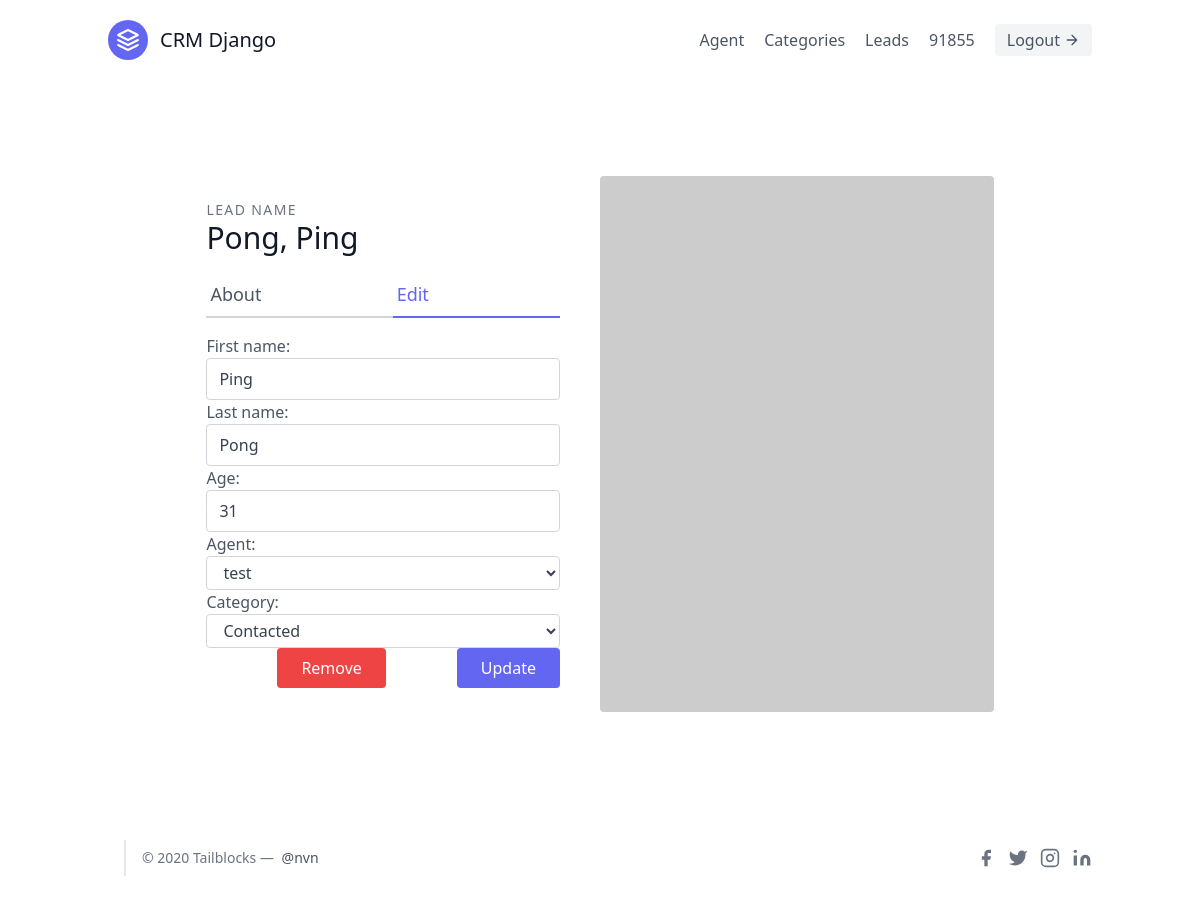
The app's page /leads/3/update (signed in) with its own data.
### leads/models.py (models this page shows, shortened)
class User(AbstractUser):
    is_organisor = models.BooleanField(default=True)
    is_agent = models.BooleanField(default=False)

class Lead(models.Model):
    SOURCE_CHOICES = (
        ('YT', 'YouTube'),
        ('GOOG', 'Google'),
        ('NL', 'Newsletter'),
        ('YAH', 'Yahoo')
    )
    first_name = models.CharField(max_length=20)
    last_name = models.CharField(max_length=20)
    age = models.IntegerField(default=0)
    phoned = models.BooleanField(default=False)
    source = models.CharField(max_length=5, choices= SOURCE_CHOICES)
    profile_pic = models.ImageField(blank=True, null=True)
    special_files = models.FileField(blank=True, null=True)
    organisation = models.ForeignKey(UserProfile, on_delete=models.CASCADE)
    agent = models.ForeignKey("Agent", null=True, blank=True, on_delete=models.SET_NULL)
    category = models.ForeignKey("Category", related_name='leads', null=True, blank=True, on_delete=models.SET_NULL)

### leads/views.py (the view, shortened to what this page needs)
# urls.py: path('<int:pk>/update', LeadUpdateView.as_view(), name='lead-update'),
class LeadUpdateView(OrganisorAndLoginRequiredMixin,UpdateView):
    template_name = "leads/lead-update.html"
    queryset = Lead.objects.all()
    form_class = LeadModelForm
    def get_queryset(self):
        user = self.request.user
        queryset = Lead.objects.filter(organisation=user.userprofile)
        return queryset

### agents/mixins.py (called while the page is built)
    def dispatch(self, request, *args, **kwargs):
        if not request.user.is_authenticated or not request.user.is_organisor:
            return redirect("leads:lead-list")
        return super().dispatch(request, *args, **kwargs)

### leads/models.py (called while the page is built)
    def __str__(self):
        return self.user.username

    def __str__(self):
        return self.name

### leads/templates/leads/lead-update.html (shortened to what this page needs)
{% extends 'base.html' %}
{% block content %}
    <section class="text-gray-600 body-font overflow-hidden">
        <div class="container px-5 py-24 mx-auto">
        <div class="lg:w-4/5 mx-auto flex flex-wrap">
            <div class="lg:w-1/2 w-full lg:pr-10 lg:py-6 mb-6 lg:mb-0">
            <h2 class="text-sm title-font text-gray-500 tracking-widest">LEAD NAME</h2>
            <h1 class="text-gray-900 text-3xl title-font font-medium mb-4">{{ lead.last_name }}, {{ lead.first_name }}</h1>
            <div class="flex mb-4">
                <a href="{% url 'leads:lead-detail' lead.id %}" class="flex-grow border-b-2 border-gray-300 py-2 text-lg px-1">About</a>
                <a href="{% url 'leads:lead-update' lead.id %}" class="flex-grow text-indigo-500 border-b-2 border-indigo-500 py-2 text-lg px-1">Edit</a>
            </div>
            <form method="POST" action="">
                {{ form.as_p }}
                <div class="flex">
                    <a href="{% url 'leads:lead-delete' lead.id %}" class="flex ml-auto text-white bg-red-500 border-0 py-2 px-6 focus:outline-none hover:bg-red-600 rounded">
                        Remove
                    </a>
                    <button type="submit" class="flex ml-auto text-white bg-indigo-500 border-0 py-2 px-6 focus:outline-none hover:bg-indigo-600 rounded">
                        Update
                    </button>
                </div>
            </form>
            </div>
            <img alt="ecommerce" class="lg:w-1/2 w-full lg:h-auto h-64 object-cover object-center rounded" src="https://dummyimage.com/400x400">
        </div>
        </div>
    </section>
{% endblock content %}

### templates/navbar.html (shortened to what this page needs)
<header class="text-gray-600 body-font">
    <div class="container mx-auto flex flex-wrap p-5 flex-col md:flex-row items-center">
      <a href="{% url 'landing-page' %}" class="flex title-font font-medium items-center text-gray-900 mb-4 md:mb-0">
        <svg xmlns="http://www.w3.org/2000/svg" fill="none" stroke="currentColor" stroke-linecap="round" stroke-linejoin="round" stroke-width="2" class="w-10 h-10 text-white p-2 bg-indigo-500 rounded-full" viewBox="0 0 24 24">
          <path d="M12 2L2 7l10 5 10-5-10-5zM2 17l10 5 10-5M2 12l10 5 10-5"></path>
        </svg>
        <span class="ml-3 text-xl">CRM Django</span>
      </a>
      {% if request.user.is_authenticated %}
        <nav class="md:ml-auto flex flex-wrap items-center text-base justify-center">
          {% if request.user.is_organisor %}
          <a href="{% url 'agents:agent-list' %}" class="mr-5 hover:text-gray-900">Agent</a>
          {% endif %}
          <a href="{% url 'leads:categories' %}" class="mr-5 hover:text-gray-900">Categories</a>
          <a href="{% url 'leads:lead-list' %}" class="mr-5 hover:text-gray-900">Leads</a>
          <a href="{% url 'leads:lead-list' %}" class="mr-5 hover:text-gray-900">{{ request.user.username }}</a>
          <a href="{% url 'logout' %}" class="inline-flex items-center bg-gray-100 border-0 py-1 px-3 focus:outline-none hover:bg-gray-200 rounded text-base mt-4 md:mt-0">
            Logout
            <svg fill="none" stroke="currentColor" stroke-linecap="round" stroke-linejoin="round" stroke-width="2" class="w-4 h-4 ml-1" viewBox="0 0 24 24">
              <path d="M5 12h14M12 5l7 7-7 7"></path>
            </svg>
          </a>
        </nav>
      {% endif %}
    </div>
</header>

### records on screen
User: user.username "91855"
Lead: last_name "Pong", first_name "Ping", age "31", agent "test", category "Contacted"
